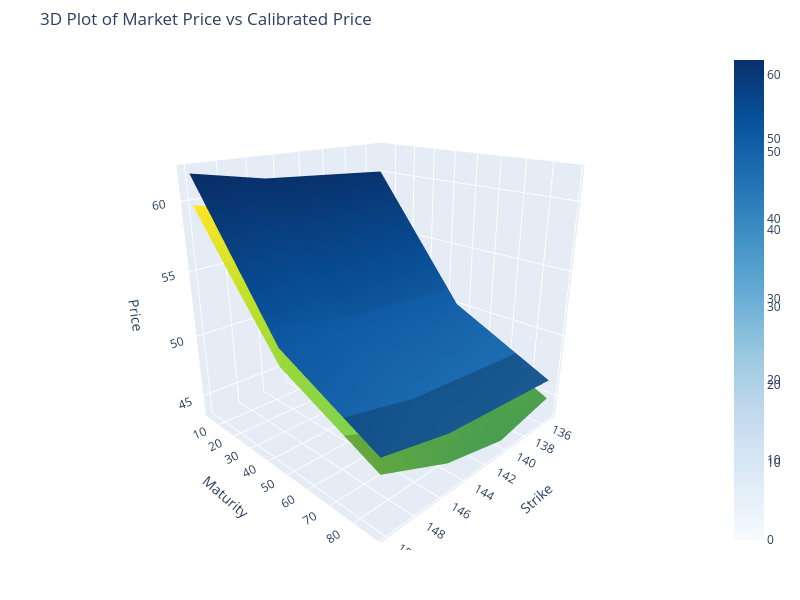

Notebook code cell kept with this figure:
### Code cell
import plotly.graph_objects as go

mat = 46


# Create a pivot table for the market price
market_price_surface = calls_df.pivot_table(index='Strike', columns='Maturity', values='Price')

# Create a pivot table for the calibrated price
calibrated_price_surface = calls_df.pivot_table(index='Strike', columns='Maturity', values=f'price_calibrated_{mat}')

# Extract strike and maturity values for the axes
strikes = market_price_surface.index
maturities = market_price_surface.columns

# Create the 3D plot
fig = go.Figure()

# Add the market price surface
fig.add_trace(go.Surface(
    x=strikes,
    y=maturities,
    z=market_price_surface.values,
    colorscale='Viridis',
    name='Market Price'
))

# Add the calibrated price surface
fig.add_trace(go.Surface(
    x=strikes,
    y=maturities,
    z=calibrated_price_surface.values,
    colorscale='Blues',
    name='Calibrated Price'
))

# Update layout for better visualization
fig.update_layout(
    title='3D Plot of Market Price vs Calibrated Price',
    scene=dict(
        xaxis_title='Strike',
        yaxis_title='Maturity',
        zaxis_title='Price',
        camera=dict(eye=dict(x=1.5, y=1.5, z=0.8))  # Adjust camera angle
    ),
    width=800,
    height=600,
    margin=dict(l=50, r=50, b=50, t=50)
)

# Show the plot
fig.show()

### Figure 1 — Plotly figure (JSON) as saved in the notebook; plotly's stock layout.template omitted (floating-point values rounded to 4 significant figures; data arrays with more than 128 entries replaced by an {"elided": "..."} marker saying what was removed)
{"data": [{"colorscale": [[0, "#440154"], [0.1111, "#482878"], [0.2222, "#3e4989"], [0.3333, "#31688e"], [0.4444, "#26828e"], [0.5556, "#1f9e89"], [0.6667, "#35b779"], [0.7778, "#6ece58"], [0.8889, "#b5de2b"], [1, "#fde725"]], "name": "Market Price", "type": "surface", "x": [135.0, 140.0, 145.0, 150.0, 155.0, 160.0, 162.5, 165.0, 167.5, 170.0, 172.5, 175.0, 177.5, 180.0, 182.5, 185.0, 187.5, 190.0, 192.5, 195.0, 197.5, 200.0, 202.5, 205.0, 207.5, 210.0, 212.5, 215.0, 217.5, 220.0, 222.5, 225.0, 227.5, 230.0, 232.5, 235.0, 237.5, 240.0, 242.5, 245.0, 250.0], "y": [4, 25, 46, 102], "z": {"elided": "41x4 float values"}}, {"colorscale": [[0, "rgb(247,251,255)"], [0.125, "rgb(222,235,247)"], [0.25, "rgb(198,219,239)"], [0.375, "rgb(158,202,225)"], [0.5, "rgb(107,174,214)"], [0.625, "rgb(66,146,198)"], [0.75, "rgb(33,113,181)"], [0.875, "rgb(8,81,156)"], [1, "rgb(8,48,107)"]], "name": "Calibrated Price", "type": "surface", "x": [135.0, 140.0, 145.0, 150.0, 155.0, 160.0, 162.5, 165.0, 167.5, 170.0, 172.5, 175.0, 177.5, 180.0, 182.5, 185.0, 187.5, 190.0, 192.5, 195.0, 197.5, 200.0, 202.5, 205.0, 207.5, 210.0, 212.5, 215.0, 217.5, 220.0, 222.5, 225.0, 227.5, 230.0, 232.5, 235.0, 237.5, 240.0, 242.5, 245.0, 250.0], "y": [4, 25, 46, 102], "z": {"elided": "41x4 float values"}}], "layout": {"height": 600, "margin": {"b": 50, "l": 50, "r": 50, "t": 50}, "scene": {"camera": {"eye": {"x": 1.5, "y": 1.5, "z": 0.8}}, "xaxis": {"title": {"text": "Strike"}}, "yaxis": {"title": {"text": "Maturity"}}, "zaxis": {"title": {"text": "Price"}}}, "title": {"text": "3D Plot of Market Price vs Calibrated Price"}, "width": 800}}
